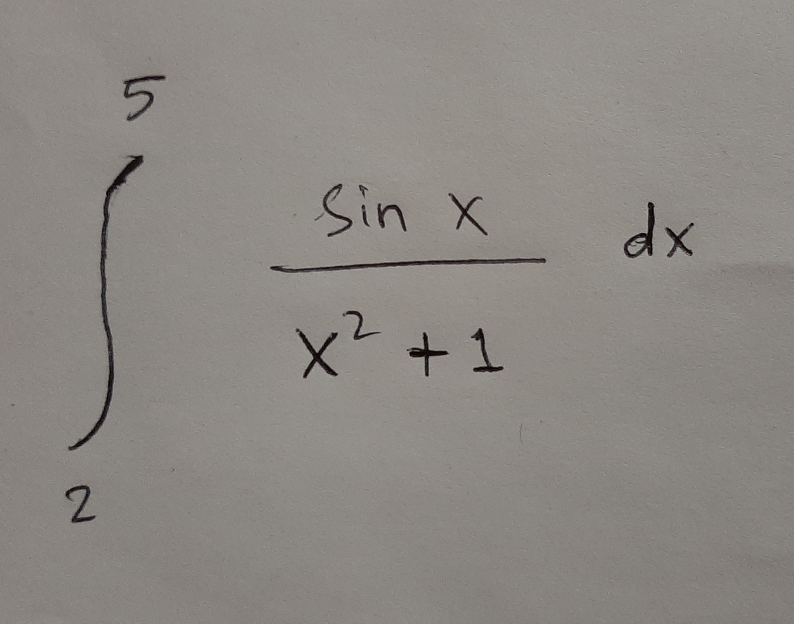
#> input picture segmentation/int_img3.jpg, 2381 x 1870 px (shown at 1/3 size)
$ python segmentation_proto.py
#> lines starting #> are read from the running program, lines starting #| are printed output that depends on the picture; after the words box and inside, x2 and y2 are one past the last pixel; in counts of white or black regions, pixels touching at a corner belong together
import os
import cv2 as cv
import numpy as np
import matplotlib.pyplot as plt
import random as rnd

rnd.seed(1)

def b_box(val):
    global fac
    threshold = val

    canny_img = img_out
    contours, _ = cv.findContours(canny_img, cv.RETR_TREE, cv.CHAIN_APPROX_SIMPLE)

    contours_poly = [None]*len(contours)
    bound_rect = [None]*len(contours)

    for i, c in enumerate(contours):
        contours_poly[i] = cv.approxPolyDP(c, 3, True)
        bound_rect[i] = cv.boundingRect(contours_poly[i])

    contours_poly_new, bound_rect_new, contours_poly_rep = rect_filter(contours_poly, bound_rect)
    drawing = np.zeros((canny_img.shape[0], canny_img.shape[1], 3), dtype = np.uint8)

    for i in range(len(contours_poly_new)):
        color = (rnd.randint(0, 256), rnd.randint(0, 256), rnd.randint(0, 256))
        cv.drawContours(drawing, contours_poly_new, i, (255, 255, 255))
        cv.rectangle(drawing, (bound_rect_new[i][0], bound_rect_new[i][1]), ((bound_rect_new[i][0] + bound_rect_new[i][2]), (bound_rect_new[i][1] + bound_rect_new[i][3])), (0, 0, 255), 2)

    for j in range(len(contours_poly_rep)):
        cv.drawContours(drawing, contours_poly_rep, j, (255, 255, 255))

    cv.imshow('Contours', drawing)

def rect_filter(contours_poly, bound_rect):
    contours_poly_new = []
    bound_rect_new = []
    contours_poly_rep = []
    bound_rect_rep = []

    blank = np.zeros((650, 650, 3))

    for i in range(len(contours_poly)):
        cont1 = contours_poly[i]
        rect1 = bound_rect[i]
        for j in range(len(contours_poly)):
            if i==j:
                continue

            cont2 = contours_poly[j]
            rect2 = bound_rect[j]

            img1 = cv.drawContours(blank.copy(), contours_poly, i, 1)
            img2 = cv.drawContours(blank.copy(), contours_poly, j, 1)

            img = np.logical_and(img1, img2)

            if img.any() != 0:
                x1, y1, w1, h1 = rect1[0], rect1[1], rect1[2], rect1[3]
                x2, y2, w2, h2 = rect2[0], rect2[1], rect2[2], rect2[3]

                if w1*h1 > w2*h2:
                    contours_poly_rep.append(contours_poly[j])
                    bound_rect_rep.append(bound_rect[j])

    for k in range(len(contours_poly)):
        repeat = False
        for l in range(len(contours_poly_rep)):
            if bound_rect[k] == bound_rect_rep[l]:
                repeat = True

        if not repeat:
            contours_poly_new.append(contours_poly[k])
            bound_rect_new.append(bound_rect[k])

    return contours_poly_new, bound_rect_new, contours_poly_rep

IMG_PATH = os.path.join(os.path.dirname(__file__), 'int_img3.jpg')
kernel = np.ones((3,3), np.uint8)

img = cv.imread(IMG_PATH)
#> img is the input picture: shape (1870, 2381, 3); mean B, G, R 131.3, 136.3, 140.2
img = cv.resize(img, (650, 650), interpolation = cv.INTER_CUBIC)
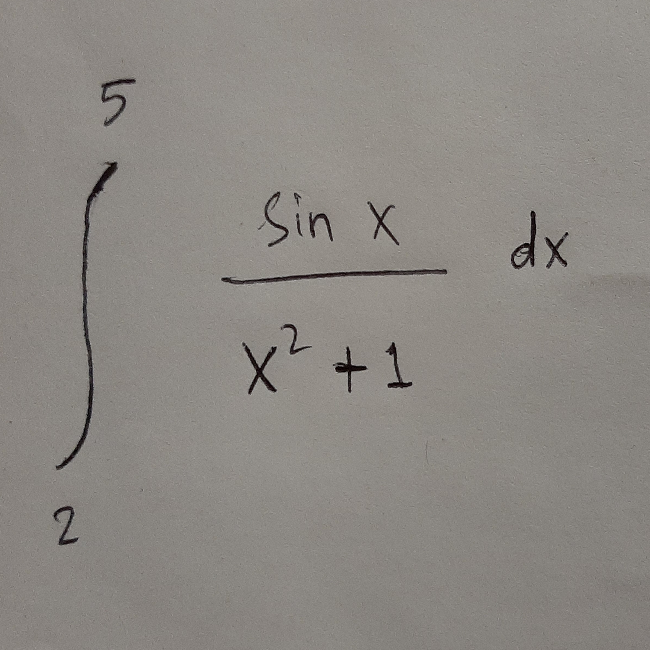
#> img: shape (650, 650, 3); mean B, G, R 131.3, 136.3, 140.2

img_gray = cv.cvtColor(img, cv.COLOR_BGR2GRAY)
_, img_gray = cv.threshold(img_gray, 90, 255, cv.THRESH_BINARY_INV)
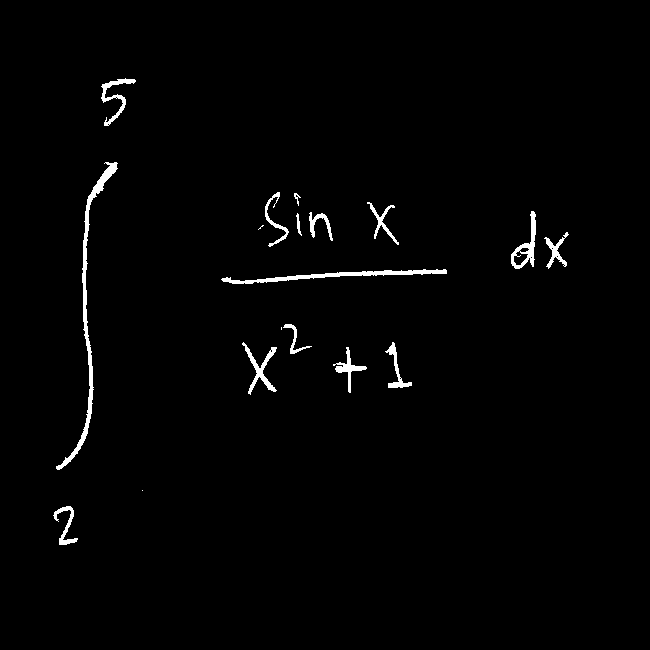
#> img_gray: shape (650, 650); 1.4% white; 18 white regions (3 under 20 px), largest, box (x1, y1, x2, y2) and area: (56, 162, 118, 470) 1482, (221, 269, 447, 284) 929, (511, 211, 536, 269) 469
img_gray = cv.dilate(img_gray, kernel, iterations = 2)
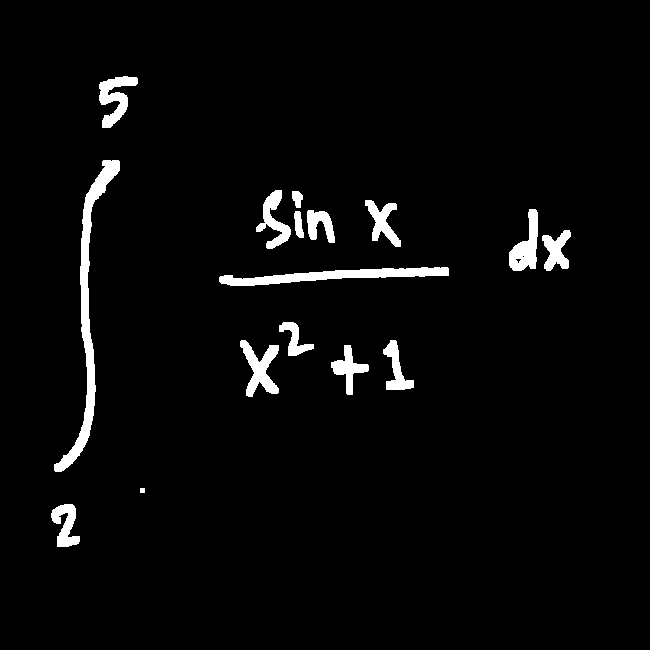
#> img_gray: shape (650, 650); 3.3% white; 16 white regions, largest, box (x1, y1, x2, y2) and area: (54, 160, 120, 472) 3122, (219, 267, 449, 286) 1971, (240, 340, 279, 397) 1047

h, w = img_gray.shape[:2]
mask = np.zeros((h+2, w+2), dtype = np.uint8)
img_ffill = img_gray.copy()
cv.floodFill(img_ffill, mask, (0, 0), (255, 255, 255));
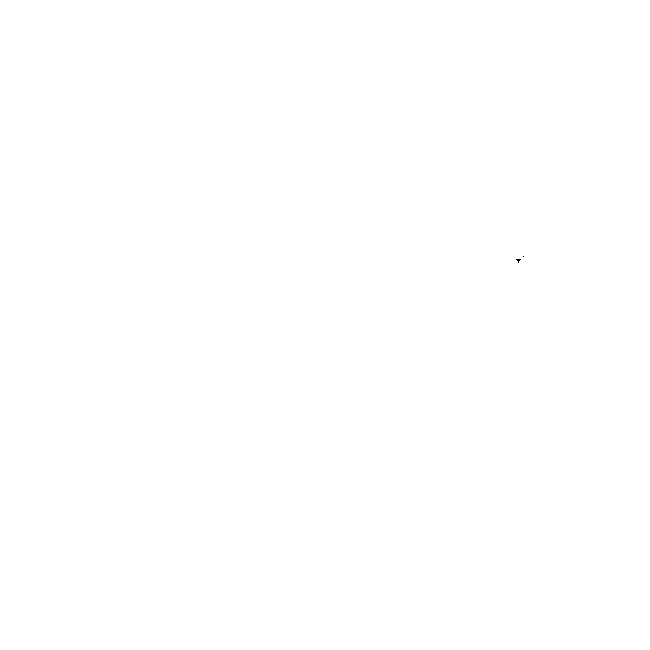
#> img_ffill: shape (650, 650); 100% white; black in thin lines or dots, all inside (x1, y1, x2, y2) = (516, 256, 524, 263)

img_ffill_inv = cv.bitwise_not(img_ffill)
img_out = img_ffill_inv | img_gray
img_out = cv.erode(img_out, kernel)
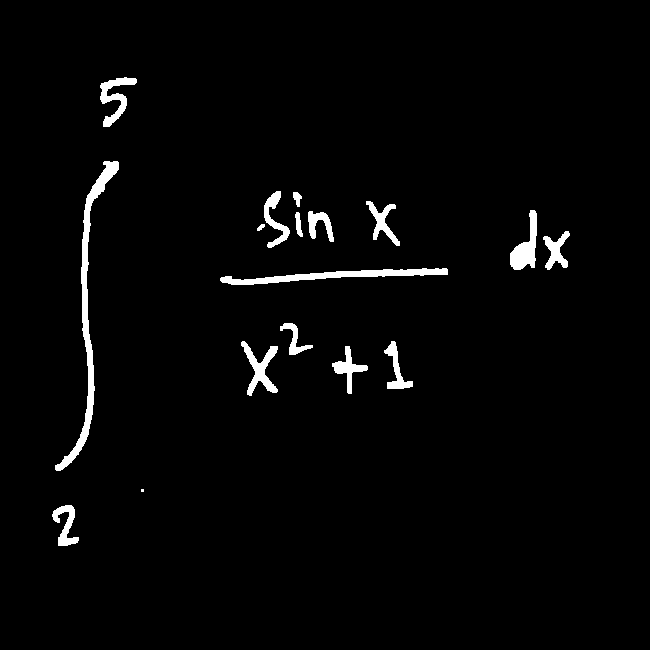
#> img_out: shape (650, 650); 2.4% white; 17 white regions (1 under 20 px)
img_out = cv.dilate(img_out, kernel)

cv.imshow('Original', img)
cv.imshow('Floodfill', img_out)
cv.imshow('GRAY', img_gray)

def_thresh = 100
b_box(def_thresh)
#> in b_box, `contours, _ = cv.findContours(canny_img, cv.RETR_TREE, cv.CHAIN_APPROX..`: contours = 16 contours, 1 with area under 20; largest, box (x1, y1, x2, y2) and area: (54, 160, 120, 472) 2790, (219, 267, 449, 286) 1734, (240, 340, 279, 397) 946, (509, 209, 538, 271) 914, (99, 76, 138, 128) 865
#> in b_box, `contours_poly = [None]*len(contours)`: contours_poly = 16 items
#> the loop in b_box, `for i, c in enumerate(contours):` made 16 passes
#> c on pass 2: [[140, 488], [140, 492], [144, 492], [144, 488]]
#> after the loop in b_box, `for i, c in enumerate(contours):`: bound_rect = 16 items, first 6: (51, 504, 29, 43), (140, 488, 5, 5), (331, 345, 38, 50), (383, 340, 31, 50), (240, 340, 39, 57), (279, 323, 35, 33); contours_poly = 16 contours, 1 with area under 20; largest, box (x1, y1, x2, y2) and area: (54, 160, 120, 472) 2740, (219, 268, 449, 286) 1588, (240, 340, 279, 397) 924, (100, 77, 137, 128) 797, (509, 209, 536, 271) 753
#> the loop in rect_filter, `for i in range(len(contours_poly)):` made 16 passes
#> rect1 on passes 1, 3, 4, 5, 6, 7, 8, 10: (51, 504, 29, 43), (331, 345, 38, 50), (383, 340, 31, 50), (240, 340, 39, 57), (279, 323, 35, 33), (219, 268, 230, 18), (542, 230, 29, 41), (308, 210, 27, 33)
#> after the loop in rect_filter, `for i in range(len(contours_poly)):`:
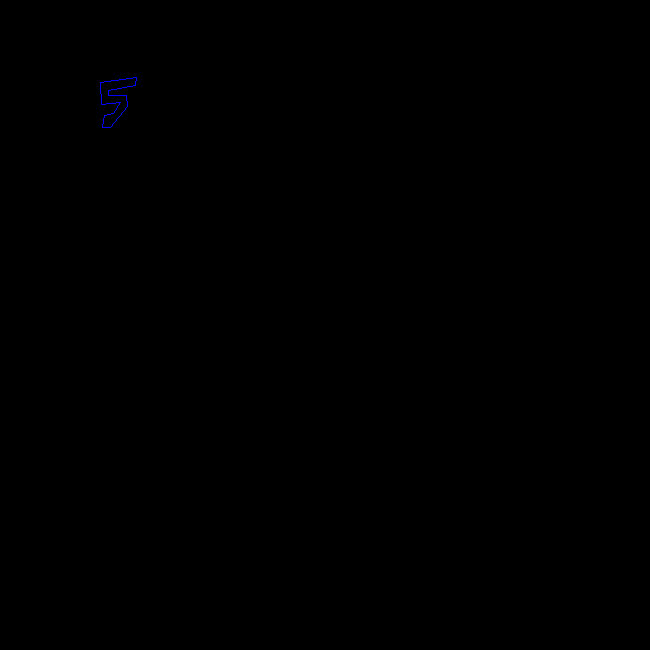
#> img1: shape (650, 650, 3) float64; mean of channels 0, 1, 2 0.00049, 0, 0; drawn as B, G, R
#> after the loop in rect_filter, `for i in range(len(contours_poly)):`: bound_rect_rep = []
#> the loop in rect_filter, `for k in range(len(contours_poly)):` made 16 passes
#> after the loop in rect_filter, `for k in range(len(contours_poly)):`: bound_rect_new has the same summary as bound_rect in b_box; contours_poly_new has the same summary as contours_poly in b_box
#> in b_box, `contours_poly_new, bound_rect_new, contours_poly_rep = rect_filter(con..`: contours_poly_new has the same summary as contours_poly; bound_rect_new has the same summary as bound_rect
#> the loop in b_box, `for i in range(len(contours_poly_new)):` made 16 passes
#> color on passes 1 to 8: (68, 32, 130), (60, 253, 230), (241, 194, 107), (48, 249, 14), (199, 221, 1), (228, 136, 117), (52, 162, 15), (11, 13, 4)
#> after the loop in b_box, `for i in range(len(contours_poly_new)):`:
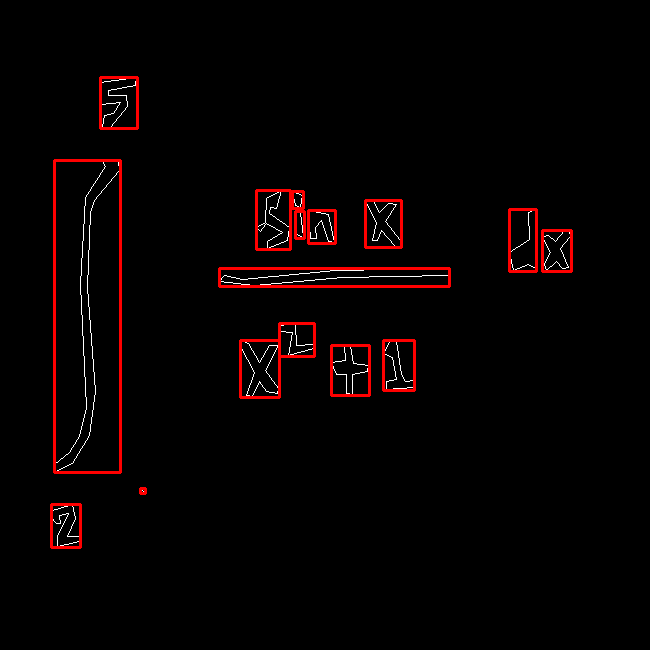
#> drawing: shape (650, 650, 3); mean of channels 0, 1, 2 1.5, 1.5, 7.1; drawn as B, G, R

cv.waitKey()

$ run again, with segmentation/int_img4.jpg copied over segmentation/int_img3.jpg
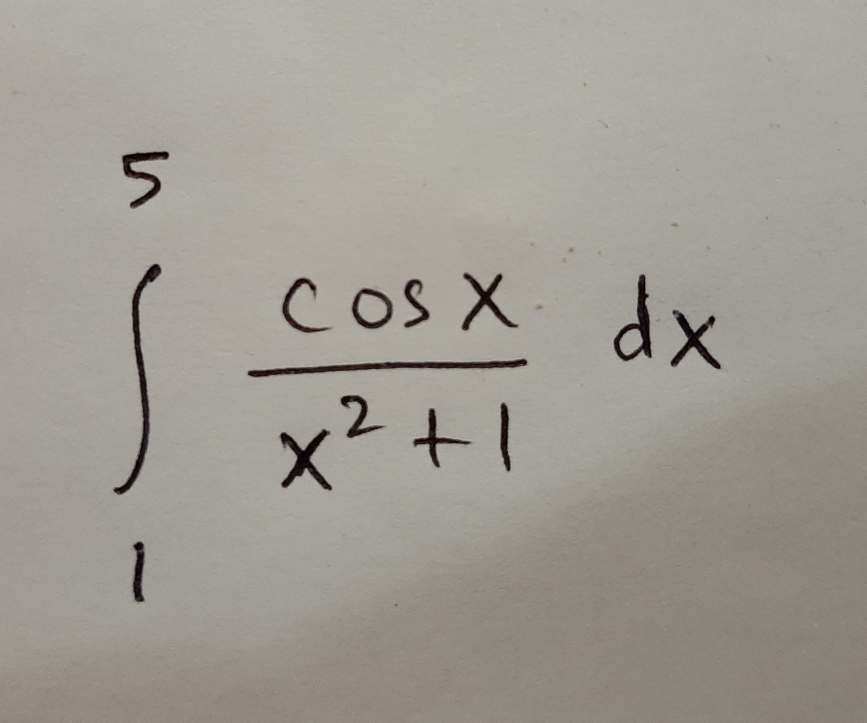
#> input picture segmentation/int_img4.jpg, 2600 x 2168 px (shown at 1/3 size)
#> img is the input picture: shape (2168, 2600, 3); mean B, G, R 148.5, 155.8, 160.1
#> img: shape (650, 650, 3)
#> `_, img_gray = cv.threshold(img_gray, 90, 255, cv.THRESH_BINARY_INV)`:
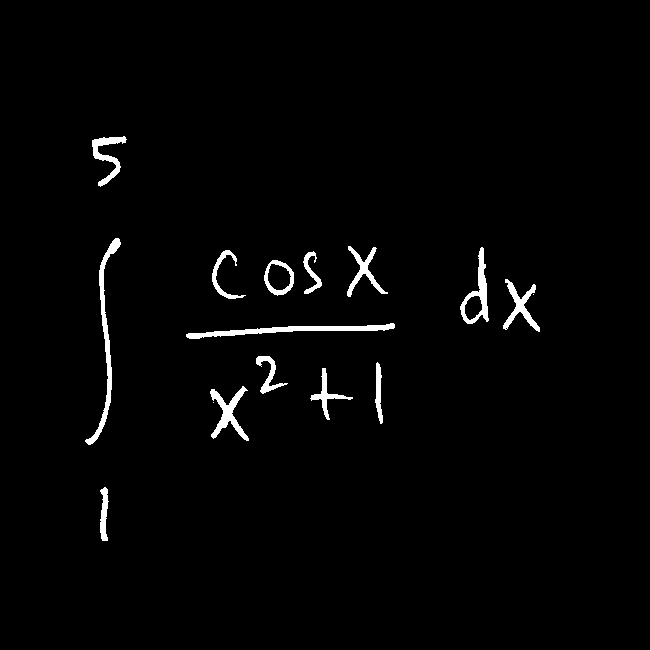
#> img_gray: shape (650, 650); 1.8% white; 16 white regions (2 under 20 px), largest, box (x1, y1, x2, y2) and area: (85, 238, 121, 445) 1093, (186, 323, 395, 339) 1087, (210, 386, 249, 441) 730
#> img_ffill: shape (650, 650); 99.9% white; 4 black regions (2 under 20 px), largest, box (x1, y1, x2, y2) and area: (270, 267, 288, 288) 274, (467, 298, 480, 317) 150
#> contours = 14 contours; largest, box (x1, y1, x2, y2) and area: (83, 236, 123, 447) 1933, (184, 321, 397, 341) 1796, (458, 245, 491, 326) 1389, (208, 384, 251, 443) 1270, (501, 277, 542, 334) 1108
#> in b_box, `contours_poly = [None]*len(contours)`: contours_poly = 14 items
#> the loop in b_box, `for i, c in enumerate(contours):` made 14 passes
#> after the loop in b_box, `for i, c in enumerate(contours):`: bound_rect = 14 items, first 6: (98, 485, 12, 58), (209, 384, 42, 59), (308, 366, 47, 56), (373, 360, 11, 66), (254, 354, 36, 42), (184, 322, 213, 17); contours_poly = 14 contours; largest, box (x1, y1, x2, y2) and area: (83, 236, 123, 447) 1943, (184, 322, 397, 339) 1566, (458, 245, 491, 326) 1290, (209, 384, 251, 443) 1236, (501, 277, 542, 334) 1090
#> the loop in rect_filter, `for i in range(len(contours_poly)):` made 14 passes
#> rect1 on passes 1, 2, 3, 4, 5, 7, 8, 9: (98, 485, 12, 58), (209, 384, 42, 59), (308, 366, 47, 56), (373, 360, 11, 66), (254, 354, 36, 42), (501, 277, 41, 57), (263, 258, 33, 39), (302, 249, 22, 47)
#> after the loop in rect_filter, `for i in range(len(contours_poly)):`: bound_rect_rep = []
#> the loop in rect_filter, `for k in range(len(contours_poly)):` made 14 passes
#> after the loop in rect_filter, `for k in range(len(contours_poly)):`: bound_rect_new has the same summary as bound_rect in b_box; contours_poly_new has the same summary as contours_poly in b_box
#> in b_box, `contours_poly_new, bound_rect_new, contours_poly_rep = rect_filter(con..`: contours_poly_new has the same summary as contours_poly; bound_rect_new has the same summary as bound_rect
#> the loop in b_box, `for i in range(len(contours_poly_new)):` made 14 passes
#> color on passes 1 to 8: (68, 32, 130), (60, 253, 230), (241, 194, 107), (48, 249, 14), (199, 221, 1), (228, 136, 117), (52, 162, 15), (11, 13, 4)
#> after the loop in b_box, `for i in range(len(contours_poly_new)):`:
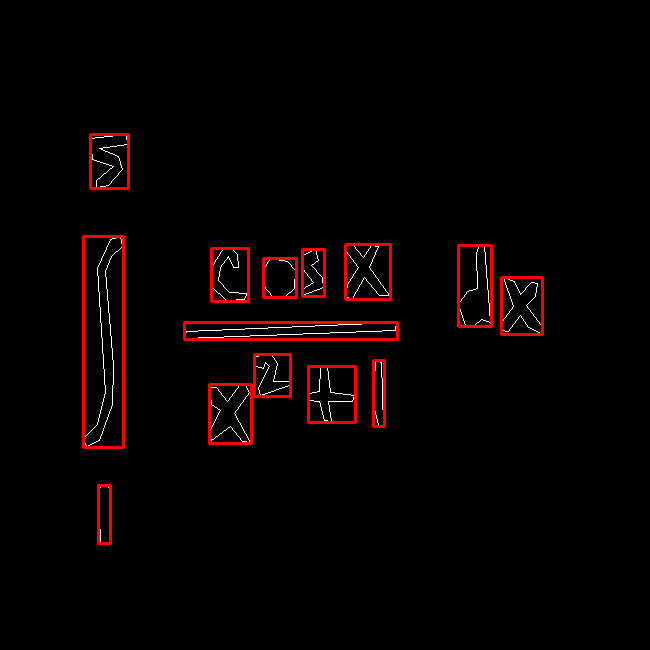
#> drawing: shape (650, 650, 3); mean of channels 0, 1, 2 1.3, 1.3, 6.9; drawn as B, G, R
